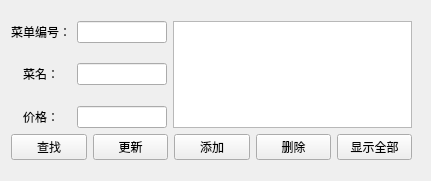
<?xml version="1.0" encoding="UTF-8"?>
<ui version="4.0">
 <class>DomXml</class>
 <widget class="QWidget" name="DomXml">
  <property name="geometry">
   <rect>
    <x>0</x>
    <y>0</y>
    <width>431</width>
    <height>181</height>
   </rect>
  </property>
  <property name="windowTitle">
   <string>Form</string>
  </property>
  <widget class="QWidget" name="layoutWidget">
   <property name="geometry">
    <rect>
     <x>10</x>
     <y>20</y>
     <width>403</width>
     <height>141</height>
    </rect>
   </property>
   <layout class="QVBoxLayout" name="verticalLayout_2">
    <property name="sizeConstraint">
     <enum>QLayout::SetDefaultConstraint</enum>
    </property>
    <property name="leftMargin">
     <number>1</number>
    </property>
    <property name="topMargin">
     <number>1</number>
    </property>
    <property name="rightMargin">
     <number>1</number>
    </property>
    <property name="bottomMargin">
     <number>1</number>
    </property>
    <item>
     <layout class="QHBoxLayout" name="horizontalLayout_6">
      <item>
       <layout class="QVBoxLayout" name="verticalLayout">
        <item>
         <layout class="QHBoxLayout" name="horizontalLayout">
          <item>
           <widget class="QLabel" name="label">
            <property name="minimumSize">
             <size>
              <width>60</width>
              <height>0</height>
             </size>
            </property>
            <property name="maximumSize">
             <size>
              <width>60</width>
              <height>16777215</height>
             </size>
            </property>
            <property name="text">
             <string>菜单编号：</string>
            </property>
            <property name="alignment">
             <set>Qt::AlignCenter</set>
            </property>
           </widget>
          </item>
          <item>
           <widget class="QLineEdit" name="lineEdit"/>
          </item>
         </layout>
        </item>
        <item>
         <spacer name="verticalSpacer">
          <property name="orientation">
           <enum>Qt::Vertical</enum>
          </property>
          <property name="sizeHint" stdset="0">
           <size>
            <width>20</width>
            <height>40</height>
           </size>
          </property>
         </spacer>
        </item>
        <item>
         <layout class="QHBoxLayout" name="horizontalLayout_4">
          <item>
           <widget class="QLabel" name="label_4">
            <property name="minimumSize">
             <size>
              <width>60</width>
              <height>0</height>
             </size>
            </property>
            <property name="maximumSize">
             <size>
              <width>60</width>
              <height>16777215</height>
             </size>
            </property>
            <property name="text">
             <string>菜名：</string>
            </property>
            <property name="alignment">
             <set>Qt::AlignCenter</set>
            </property>
           </widget>
          </item>
          <item>
           <widget class="QLineEdit" name="lineEdit_4"/>
          </item>
         </layout>
        </item>
        <item>
         <spacer name="verticalSpacer_2">
          <property name="orientation">
           <enum>Qt::Vertical</enum>
          </property>
          <property name="sizeHint" stdset="0">
           <size>
            <width>20</width>
            <height>40</height>
           </size>
          </property>
         </spacer>
        </item>
        <item>
         <layout class="QHBoxLayout" name="horizontalLayout_5">
          <item>
           <widget class="QLabel" name="label_5">
            <property name="minimumSize">
             <size>
              <width>60</width>
              <height>0</height>
             </size>
            </property>
            <property name="maximumSize">
             <size>
              <width>16777209</width>
              <height>16777215</height>
             </size>
            </property>
            <property name="text">
             <string>价格：</string>
            </property>
            <property name="alignment">
             <set>Qt::AlignCenter</set>
            </property>
           </widget>
          </item>
          <item>
           <widget class="QLineEdit" name="lineEdit_5"/>
          </item>
         </layout>
        </item>
       </layout>
      </item>
      <item>
       <widget class="QListWidget" name="listWidget"/>
      </item>
     </layout>
    </item>
    <item>
     <layout class="QHBoxLayout" name="horizontalLayout_7">
      <item>
       <widget class="QPushButton" name="pushButton">
        <property name="text">
         <string>查找</string>
        </property>
       </widget>
      </item>
      <item>
       <widget class="QPushButton" name="pushButton_2">
        <property name="text">
         <string>更新</string>
        </property>
       </widget>
      </item>
      <item>
       <widget class="QPushButton" name="pushButton_5">
        <property name="text">
         <string>添加</string>
        </property>
       </widget>
      </item>
      <item>
       <widget class="QPushButton" name="pushButton_3">
        <property name="text">
         <string>删除</string>
        </property>
       </widget>
      </item>
      <item>
       <widget class="QPushButton" name="pushButton_4">
        <property name="text">
         <string>显示全部</string>
        </property>
       </widget>
      </item>
     </layout>
    </item>
   </layout>
  </widget>
 </widget>
 <resources/>
 <connections/>
</ui>
